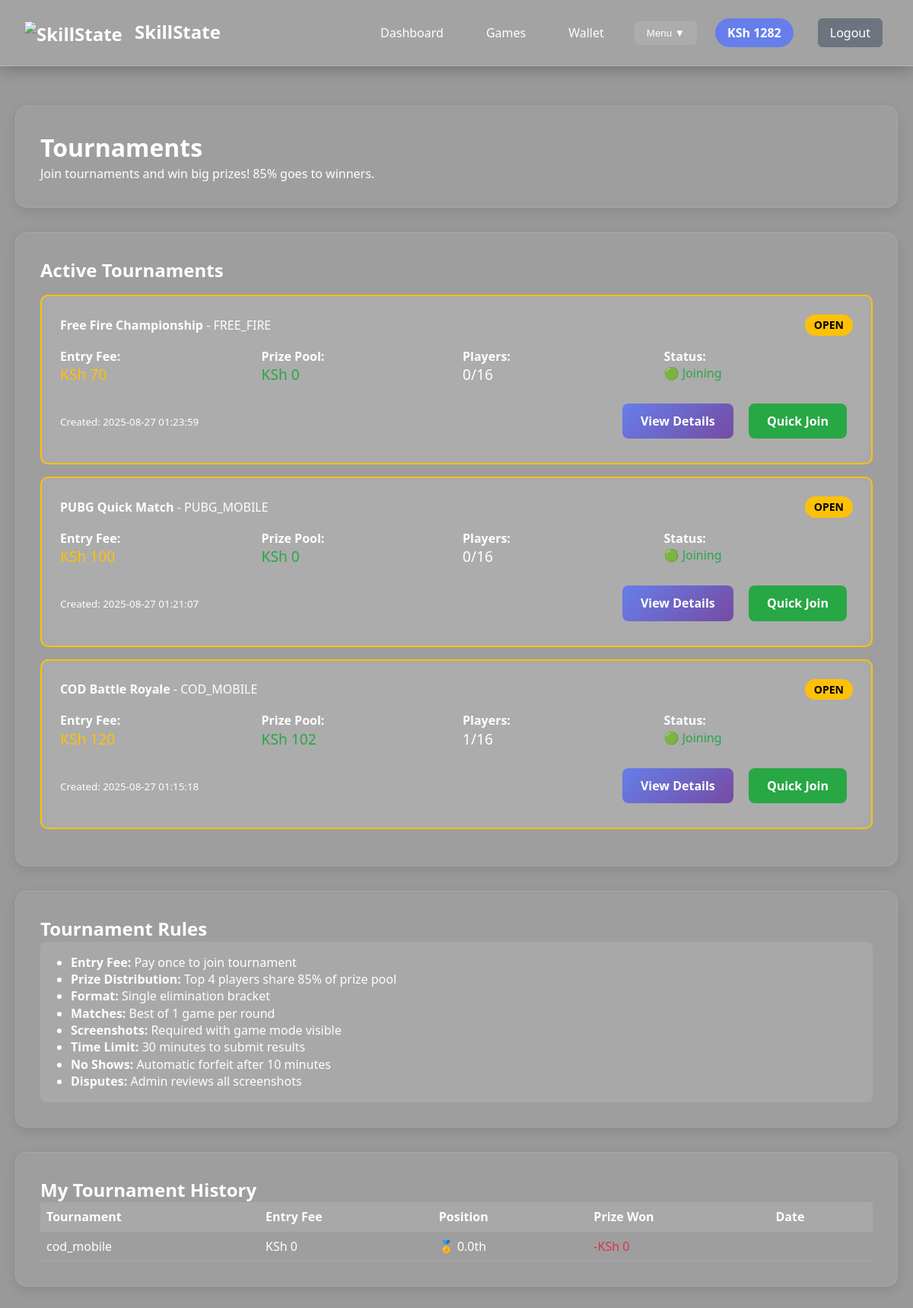
The page /tournaments (signed in) on the database its author committed.
### tables this page shows
CREATE TABLE tournaments (
        id INTEGER PRIMARY KEY AUTOINCREMENT,
        name TEXT,
        game TEXT,
        entry_fee REAL,
        max_players INTEGER,
        prize_pool REAL,
        status TEXT DEFAULT 'open',
        created_at TIMESTAMP DEFAULT CURRENT_TIMESTAMP
    );

CREATE TABLE tournament_participants (
        id INTEGER PRIMARY KEY AUTOINCREMENT,
        tournament_id INTEGER,
        user_id INTEGER,
        position INTEGER,
        prize_won REAL DEFAULT 0,
        created_at TIMESTAMP DEFAULT CURRENT_TIMESTAMP,
        FOREIGN KEY (tournament_id) REFERENCES tournaments (id),
        FOREIGN KEY (user_id) REFERENCES users (id)
    );

### app.py (the view)
@app.route('/tournaments')
def tournaments():
    if 'user_id' not in session:
        return redirect(url_for('login'))
    conn = sqlite3.connect('gamebet.db')
    c = conn.cursor()
    c.execute('''SELECT t.*, COUNT(tp.id) as participant_count
                 FROM tournaments t
                 LEFT JOIN tournament_participants tp ON t.id = tp.tournament_id
                 WHERE t.status IN ('open', 'full', 'active')
                 GROUP BY t.id
                 ORDER BY t.created_at DESC''')
    tournaments = c.fetchall()
    c.execute('''SELECT t.name, t.game, t.entry_fee, tp.position, tp.prize_won, tp.created_at
                 FROM tournament_participants tp
                 JOIN tournaments t ON tp.tournament_id = t.id
                 WHERE tp.user_id = ?
                 ORDER BY tp.created_at DESC LIMIT 10''', (session['user_id'],))
    my_tournaments = c.fetchall()
    conn.close()
    auto_create_tournament()
    return render_template('tournaments.html', tournaments=tournaments, my_tournaments=my_tournaments)

### app.py (called while the page is built, shortened)
@app.route('/auto_create_tournament')
def auto_create_tournament():
    conn = sqlite3.connect('gamebet.db')
    c = conn.cursor()
    c.execute('SELECT COUNT(*) FROM tournaments WHERE status IN ("open", "full")')
    active_count = c.fetchone()[0]
    conn.close()
    return 'Tournament created'

### templates/tournaments.html
{% extends "base.html" %}
{% block content %}
<div class="card">
    <h1>Tournaments</h1>
    <p>Join tournaments and win big prizes! 85% goes to winners.</p>
</div>
<div class="card">
    <h2>Active Tournaments</h2>
    {% if tournaments %}
        {% for tournament in tournaments %}
        <div class="match-card" style="border: 2px solid #ffc107;">
            <div class="match-header">
                <div><strong>{{ tournament[1] }}</strong> - {{ tournament[2].upper() }}</div>
                <span class="status-badge" style="background: #ffc107; color: black;">{{ tournament[6].upper() }}</span>
            </div>
            <div style="margin: 1rem 0;">
                <div style="display: grid; grid-template-columns: repeat(auto-fit, minmax(150px, 1fr)); gap: 1rem;">
                    <div>
                        <strong>Entry Fee:</strong><br>
                        <span style="color: #ffc107; font-size: 1.2rem;">KSh {{ "%.0f"|format(tournament[3] or 0) }}</span>
                    </div>
                    <div>
                        <strong>Prize Pool:</strong><br>
                        <span style="color: #28a745; font-size: 1.2rem;">KSh {{ "%.0f"|format(tournament[5] or 0) }}</span>
                    </div>
                    <div>
                        <strong>Players:</strong><br>
                        <span style="font-size: 1.2rem;">{{ tournament[8] }}/{{ tournament[4] }}</span>
                    </div>
                    <div>
                        <strong>Status:</strong><br>
                        {% if tournament[6] == 'open' %}
                            <span style="color: #28a745;">🟢 Joining</span>
                        {% elif tournament[6] == 'full' %}
                            <span style="color: #ffc107;">🟡 Starting Soon</span>
                        {% elif tournament[6] == 'active' %}
                            <span style="color: #dc3545;">🔴 In Progress</span>
                        {% endif %}
                    </div>
                </div>
            </div>
            <div style="display: flex; justify-content: space-between; align-items: center;">
                <div>
                    <small>Created: {{ tournament[7] }}</small>
                </div>
                <div>
                    {% if tournament[6] == 'open' and (tournament[3]|float or 0) <= session.balance %}
                        <a href="{{ url_for('tournament_details', tournament_id=tournament[0]) }}"
                           class="btn btn-primary">View Details</a>
                        <a href="{{ url_for('join_tournament', tournament_id=tournament[0]) }}"
                           class="btn btn-success">Quick Join</a>
                    {% elif tournament[6] == 'open' %}
                        <a href="{{ url_for('tournament_details', tournament_id=tournament[0]) }}"
                           class="btn btn-secondary">View Details</a>
                        <span style="color: #dc3545;">Need KSh {{ tournament[3]|float or 0 }}</span>
                    {% elif tournament[6] == 'active' %}
                        <a href="{{ url_for('tournament_submit_result', tournament_id=tournament[0]) }}"
                           class="btn btn-success">Submit Result</a>
                        <a href="{{ url_for('tournament_details', tournament_id=tournament[0]) }}"
                           class="btn btn-primary">View Details</a>
                    {% endif %}
                </div>
            </div>
        </div>
        {% endfor %}
    {% else %}
        <p>No active tournaments. Check back soon!</p>
    {% endif %}
</div>
<div class="card">
    <h2>Tournament Rules</h2>
    <div style="background: rgba(255,255,255,0.1); padding: 1rem; border-radius: 8px;">
        <ul style="margin: 0; padding-left: 1.5rem;">
            <li><strong>Entry Fee:</strong> Pay once to join tournament</li>
            <li><strong>Prize Distribution:</strong> Top 4 players share 85% of prize pool</li>
            <li><strong>Format:</strong> Single elimination bracket</li>
            <li><strong>Matches:</strong> Best of 1 game per round</li>
            <li><strong>Screenshots:</strong> Required with game mode visible</li>
            <li><strong>Time Limit:</strong> 30 minutes to submit results</li>
            <li><strong>No Shows:</strong> Automatic forfeit after 10 minutes</li>
            <li><strong>Disputes:</strong> Admin reviews all screenshots</li>
        </ul>
    </div>
</div>
<div class="card">
    <h2>My Tournament History</h2>
    {% if my_tournaments %}
        <div style="overflow-x: auto;">
            <table style="width: 100%; border-collapse: collapse;">
                <thead>
                    <tr style="background: rgba(255,255,255,0.1);">
                        <th style="padding: 0.5rem; text-align: left;">Tournament</th>
                        <th style="padding: 0.5rem; text-align: left;">Entry Fee</th>
                        <th style="padding: 0.5rem; text-align: left;">Position</th>
                        <th style="padding: 0.5rem; text-align: left;">Prize Won</th>
                        <th style="padding: 0.5rem; text-align: left;">Date</th>
                    </tr>
                </thead>
                <tbody>
                    {% for history in my_tournaments %}
                    <tr style="border-bottom: 1px solid rgba(255,255,255,0.1);">
                        <td style="padding: 0.5rem;">{{ history[1] }}</td>
                        <td style="padding: 0.5rem;">KSh {{ "%.0f"|format(history[3] or 0) }}</td>
                        <td style="padding: 0.5rem;">
                            {% if history[4] == 1 %}🥇 1st
                            {% elif history[4] == 2 %}🥈 2nd
                            {% elif history[4] == 3 %}🥉 3rd
                            {% elif history[4] <= 8 %}🏅 {{ history[4] }}th
                            {% else %}❌ Eliminated
                            {% endif %}
                        </td>
                        <td style="padding: 0.5rem; color: {% if (history[5]|float or 0) > 0 %}#28a745{% else %}#dc3545{% endif %};">
                            {% if (history[5]|float or 0) > 0 %}+KSh {{ "%.0f"|format(history[5]|float or 0) }}{% else %}-KSh {{ "%.0f"|format(history[3]|float or 0) }}{% endif %}
                        </td>
                        <td style="padding: 0.5rem; font-size: 0.8rem;">{{ history[6] }}</td>
                    </tr>
                    {% endfor %}
                </tbody>
            </table>
        </div>
    {% else %}
        <p>No tournament history yet. <a href="#tournaments">Join your first tournament!</a></p>
    {% endif %}
</div>
{% endblock %}

### templates/base.html (style rules this page uses)
* { margin: 0; padding: 0; box-sizing: border-box; z-index: auto; }
body { font-family: 'Segoe UI', sans-serif; background: linear-gradient(rgba(0,0,0,0.4), rgba(0,0,0,0.4)), url('https://images.unsplash.com/photo-1542751371-adc38448a05e?w=1920&h=1080&fit=crop&crop=center'); background-size: cover; background-attachment: fixed; min-height: 100vh; color: white; font-size: 16px; line-height: 1.4; position: relative; z-index: 0; }
.card { background: rgba(255, 255, 255, 0.05); backdrop-filter: blur(5px); border: 1px solid rgba(255, 255, 255, 0.1); border-radius: 15px; padding: 2rem; margin: 2rem 0; box-shadow: 0 5px 15px rgba(0,0,0,0.1); color: white; position: relative; z-index: 1; }
.btn { padding: 0.75rem 1.5rem; border: none; border-radius: 8px; font-weight: 600; cursor: pointer; background: linear-gradient(135deg, #667eea 0%, #764ba2 100%); color: white; text-decoration: none; display: inline-block; margin: 0.5rem; transition: transform 0.2s; }
.btn-success { background: #28a745; }
.match-card { border: 1px solid rgba(255, 255, 255, 0.2); border-radius: 10px; padding: 1.5rem; margin: 1rem 0; background: rgba(255, 255, 255, 0.1); backdrop-filter: blur(10px); color: white; }
.match-header { display: flex; justify-content: space-between; align-items: center; margin-bottom: 1rem; }
.status-badge { padding: 0.25rem 0.75rem; border-radius: 15px; font-size: 0.875rem; font-weight: 600; }

### rows shown on the page
tournaments: name "Free Fire Championship", game "FREE_FIRE", status "OPEN", prize_pool "0", tournament "0", max_players "16", shows "🟢 Joining", created_at "2025-08-27 01:23:59"
tournaments: name "PUBG Quick Match", game "PUBG_MOBILE", status "OPEN", prize_pool "0", tournament "0", max_players "16", shows "🟢 Joining", created_at "2025-08-27 01:21:07"
tournaments: name "COD Battle Royale", game "COD_MOBILE", status "OPEN", prize_pool "102", id "1", max_players "16", shows "🟢 Joining", created_at "2025-08-27 01:15:18"
tournament_participants: game "cod_mobile", history "0", prize_won "0.0"

### other values the page prints
{{ "%.0f"|format(session.balance) }} "1282"
